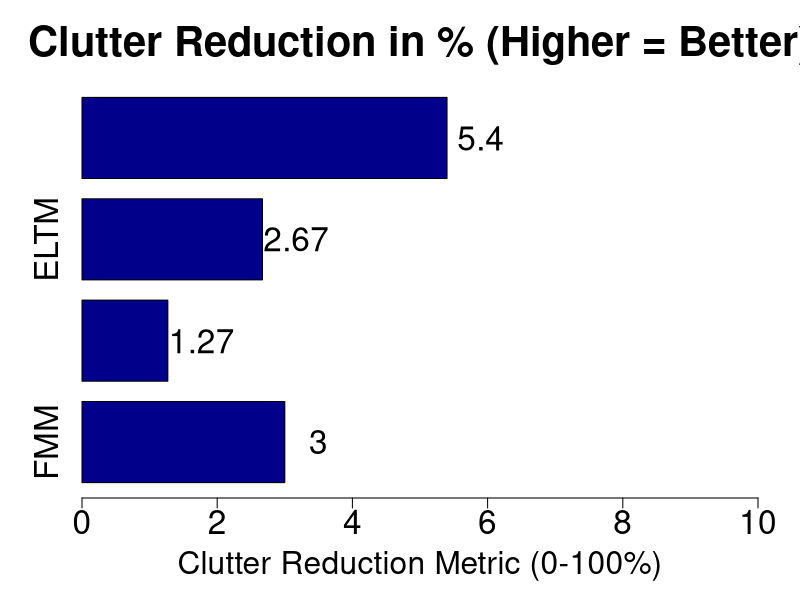

This chart was generated by the following R code:
png(filename = "BackgroundClutter.png", 
    width = 2000,   
    height = 1600, 
    res = 225)

x <- c("FMM", "NLTM", "ELTM", "LaMa")
y <- c(3, 1.27, 2.67, 5.4)

bp <- barplot(y, 
              names.arg = x, 
              horiz = TRUE, 
              col = "darkblue", 
              xlab = "Clutter Reduction Metric (0-100%)", 
              main = "Clutter Reduction in % (Higher = Better)", 
              xlim = c(0, 10),
              cex.axis = 2,
              cex.names = 2,
              cex.lab = 1.9,
              cex.main = 2.5,
              space = 0.25)

text(x = y + 0.5,  
     y = bp,
     labels = y,
     cex = 2)

dev.off()
